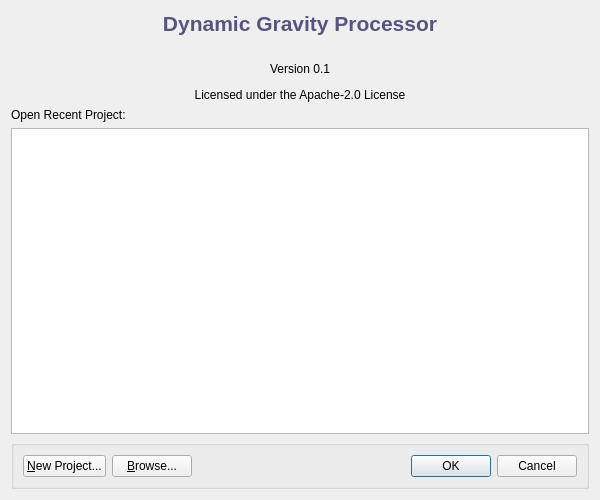
<?xml version="1.0" encoding="UTF-8"?>
<ui version="4.0">
 <class>Launcher</class>
 <widget class="QDialog" name="Launcher">
  <property name="geometry">
   <rect>
    <x>0</x>
    <y>0</y>
    <width>600</width>
    <height>500</height>
   </rect>
  </property>
  <property name="windowTitle">
   <string>Dynamic Gravity Processor</string>
  </property>
  <property name="windowIcon">
   <iconset resource="resources.qrc">
    <normaloff>:/images/assets/geoid_icon.png</normaloff>:/images/assets/geoid_icon.png</iconset>
  </property>
  <layout class="QVBoxLayout" name="verticalLayout">
   <item>
    <widget class="QLabel" name="label_title">
     <property name="text">
      <string>&lt;html&gt;&lt;head/&gt;&lt;body&gt;&lt;p align=&quot;center&quot;&gt;&lt;span style=&quot; font-size:16pt; font-weight:600; color:#55557f;&quot;&gt;Dynamic Gravity Processor&lt;/span&gt;&lt;/p&gt;&lt;/body&gt;&lt;/html&gt;</string>
     </property>
    </widget>
   </item>
   <item alignment="Qt::AlignHCenter|Qt::AlignVCenter">
    <widget class="QLabel" name="label_globeico">
     <property name="frameShape">
      <enum>QFrame::NoFrame</enum>
     </property>
     <property name="text">
      <string/>
     </property>
     <property name="pixmap">
      <pixmap resource="resources.qrc">:/images/assets/geoid_icon.png</pixmap>
     </property>
     <property name="scaledContents">
      <bool>true</bool>
     </property>
     <property name="alignment">
      <set>Qt::AlignCenter</set>
     </property>
    </widget>
   </item>
   <item>
    <widget class="QLabel" name="label_license">
     <property name="text">
      <string>&lt;html&gt;&lt;head/&gt;&lt;body&gt;&lt;p align=&quot;center&quot;&gt;Version 0.1&lt;/p&gt;&lt;p align=&quot;center&quot;&gt;Licensed under the Apache-2.0 License&lt;/p&gt;&lt;/body&gt;&lt;/html&gt;</string>
     </property>
    </widget>
   </item>
   <item>
    <widget class="QLabel" name="label_recent">
     <property name="text">
      <string>Open Recent Project:</string>
     </property>
    </widget>
   </item>
   <item>
    <widget class="QListWidget" name="list_projects"/>
   </item>
   <item>
    <widget class="QGroupBox" name="group_btns">
     <property name="title">
      <string/>
     </property>
     <layout class="QHBoxLayout" name="horizontalLayout">
      <item>
       <widget class="QPushButton" name="btn_newproject">
        <property name="text">
         <string>&amp;New Project...</string>
        </property>
       </widget>
      </item>
      <item>
       <widget class="QPushButton" name="btn_browse">
        <property name="inputMethodHints">
         <set>Qt::ImhNone</set>
        </property>
        <property name="text">
         <string>&amp;Browse...</string>
        </property>
       </widget>
      </item>
      <item>
       <widget class="QDialogButtonBox" name="dialog_buttons">
        <property name="inputMethodHints">
         <set>Qt::ImhPreferUppercase</set>
        </property>
        <property name="standardButtons">
         <set>QDialogButtonBox::Cancel|QDialogButtonBox::Ok</set>
        </property>
       </widget>
      </item>
     </layout>
    </widget>
   </item>
  </layout>
  <action name="actionbrowse">
   <property name="text">
    <string>browse</string>
   </property>
   <property name="shortcut">
    <string>Ctrl+O</string>
   </property>
  </action>
 </widget>
 <resources>
  <include location="resources.qrc"/>
 </resources>
 <connections>
  <connection>
   <sender>dialog_buttons</sender>
   <signal>rejected()</signal>
   <receiver>Launcher</receiver>
   <slot>reject()</slot>
   <hints>
    <hint type="sourcelabel">
     <x>340</x>
     <y>469</y>
    </hint>
    <hint type="destinationlabel">
     <x>299</x>
     <y>249</y>
    </hint>
   </hints>
  </connection>
 </connections>
</ui>
